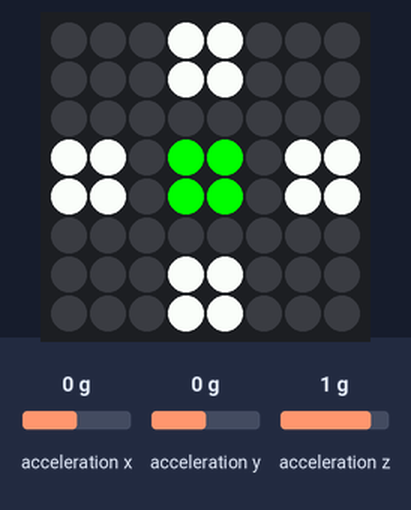
Simulated run of this program. Board: Raspberry Pi (BCM pin numbers) with a Sense HAT. Parts: the Sense HAT's 8×8 RGB LED matrix. The inputs (shaded band) are chosen by the test bench; at power-on: acceleration x 0 g, acceleration z 1 g, acceleration y 0 g.

Above: at 1.2 s.
1.3 s: acceleration x set to -1.4 g
At 1.6 s:
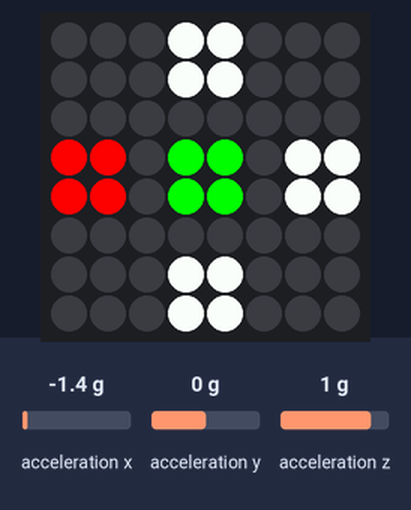
2.8 s: acceleration z set to -1.4 g
At 4.0 s:
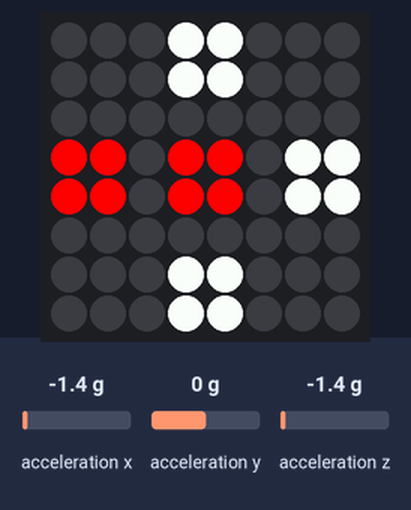
4.3 s: acceleration y set to -1.4 g
At 5.2 s:
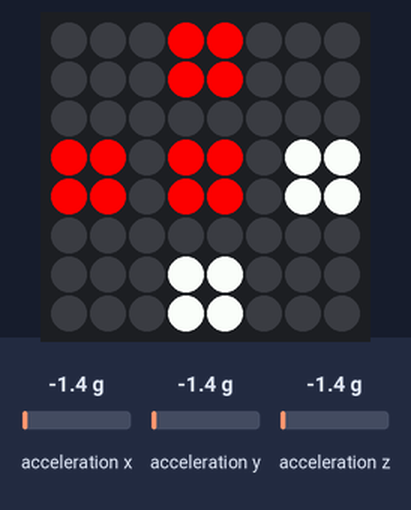
5.8 s: acceleration x set to 0 g
At 6.2 s:
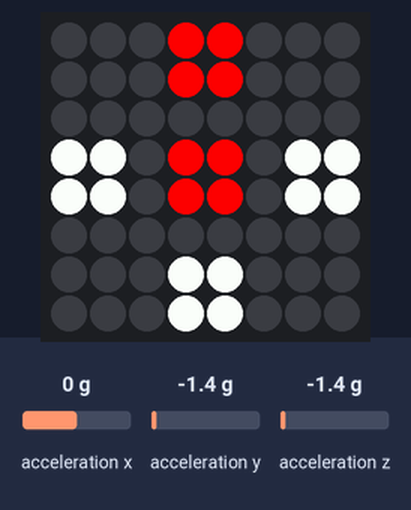
Timing chart, 0 to 8.3 s (numbered marks = the images above; inputs shaded):
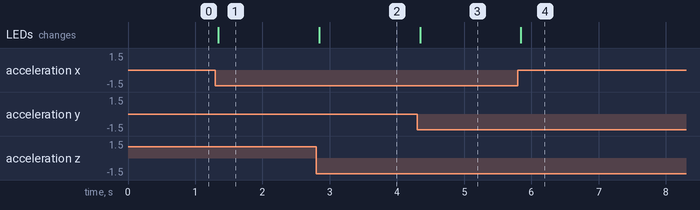

The program:

Accelerometer_Axes.py
```python
from sense_hat import SenseHat

sense = SenseHat()

try:
    while True:
        accel = sense.get_accelerometer_raw()

        x = round(accel['x'])
        y = round(accel['y'])
        z = round(accel['z'])
        #print('X: {}, Y: {}, Z: {}'.format(x,y,z))

        if x == 0:
            sense.set_pixel(0,3,255,255,255)
            sense.set_pixel(0,4,255,255,255)
            sense.set_pixel(1,3,255,255,255)
            sense.set_pixel(1,4,255,255,255)
            sense.set_pixel(6,3,255,255,255)
            sense.set_pixel(6,4,255,255,255)
            sense.set_pixel(7,3,255,255,255)
            sense.set_pixel(7,4,255,255,255)
        elif x == 1:
            sense.set_pixel(0,3,255,255,255)
            sense.set_pixel(0,4,255,255,255)
            sense.set_pixel(1,3,255,255,255)
            sense.set_pixel(1,4,255,255,255)
            sense.set_pixel(6,3,255,0,0)
            sense.set_pixel(6,4,255,0,0)
            sense.set_pixel(7,3,255,0,0)
            sense.set_pixel(7,4,255,0,0)
        elif x == -1:
            sense.set_pixel(0,3,255,0,0)
            sense.set_pixel(0,4,255,0,0)
            sense.set_pixel(1,3,255,0,0)
            sense.set_pixel(1,4,255,0,0)
            sense.set_pixel(6,3,255,255,255)
            sense.set_pixel(6,4,255,255,255)
            sense.set_pixel(7,3,255,255,255)
            sense.set_pixel(7,4,255,255,255)
        if y == 0:
            sense.set_pixel(3,0,255,255,255)
            sense.set_pixel(3,1,255,255,255)
            sense.set_pixel(4,0,255,255,255)
            sense.set_pixel(4,1,255,255,255)
            sense.set_pixel(3,6,255,255,255)
            sense.set_pixel(3,7,255,255,255)
            sense.set_pixel(4,6,255,255,255)
            sense.set_pixel(4,7,255,255,255)
        elif y == 1:
            sense.set_pixel(3,0,255,255,255)
            sense.set_pixel(3,1,255,255,255)
            sense.set_pixel(4,0,255,255,255)
            sense.set_pixel(4,1,255,255,255)
            sense.set_pixel(3,6,255,0,0)
            sense.set_pixel(3,7,255,0,0)
            sense.set_pixel(4,6,255,0,0)
            sense.set_pixel(4,7,255,0,0)
        elif y == -1:
            sense.set_pixel(3,0,255,0,0)
            sense.set_pixel(3,1,255,0,0)
            sense.set_pixel(4,0,255,0,0)
            sense.set_pixel(4,1,255,0,0)
            sense.set_pixel(3,6,255,255,255)
            sense.set_pixel(3,7,255,255,255)
            sense.set_pixel(4,6,255,255,255)
            sense.set_pixel(4,7,255,255,255)
        if z == 0:
            sense.set_pixel(3,3,255,255,255)
            sense.set_pixel(4,3,255,255,255)
            sense.set_pixel(3,4,255,255,255)
            sense.set_pixel(4,4,255,255,255)
        elif z == 1:
            sense.set_pixel(3,3,0,255,0)
            sense.set_pixel(4,3,0,255,0)
            sense.set_pixel(3,4,0,255,0)
            sense.set_pixel(4,4,0,255,0)
        elif z == -1:
            sense.set_pixel(3,3,255,0,0)
            sense.set_pixel(4,3,255,0,0)
            sense.set_pixel(3,4,255,0,0)
            sense.set_pixel(4,4,255,0,0)

except KeyboardInterrupt:
    sense.clear()
```

Measured:
- after the input at 1.3 s, the LEDs: change at once (image 1)
- after the input at 2.8 s, the LEDs: change at once (image 2)
- after the input at 4.3 s, the LEDs: change after 0.05 s (image 3)
- after the input at 5.8 s, the LEDs: change at once (image 4)
